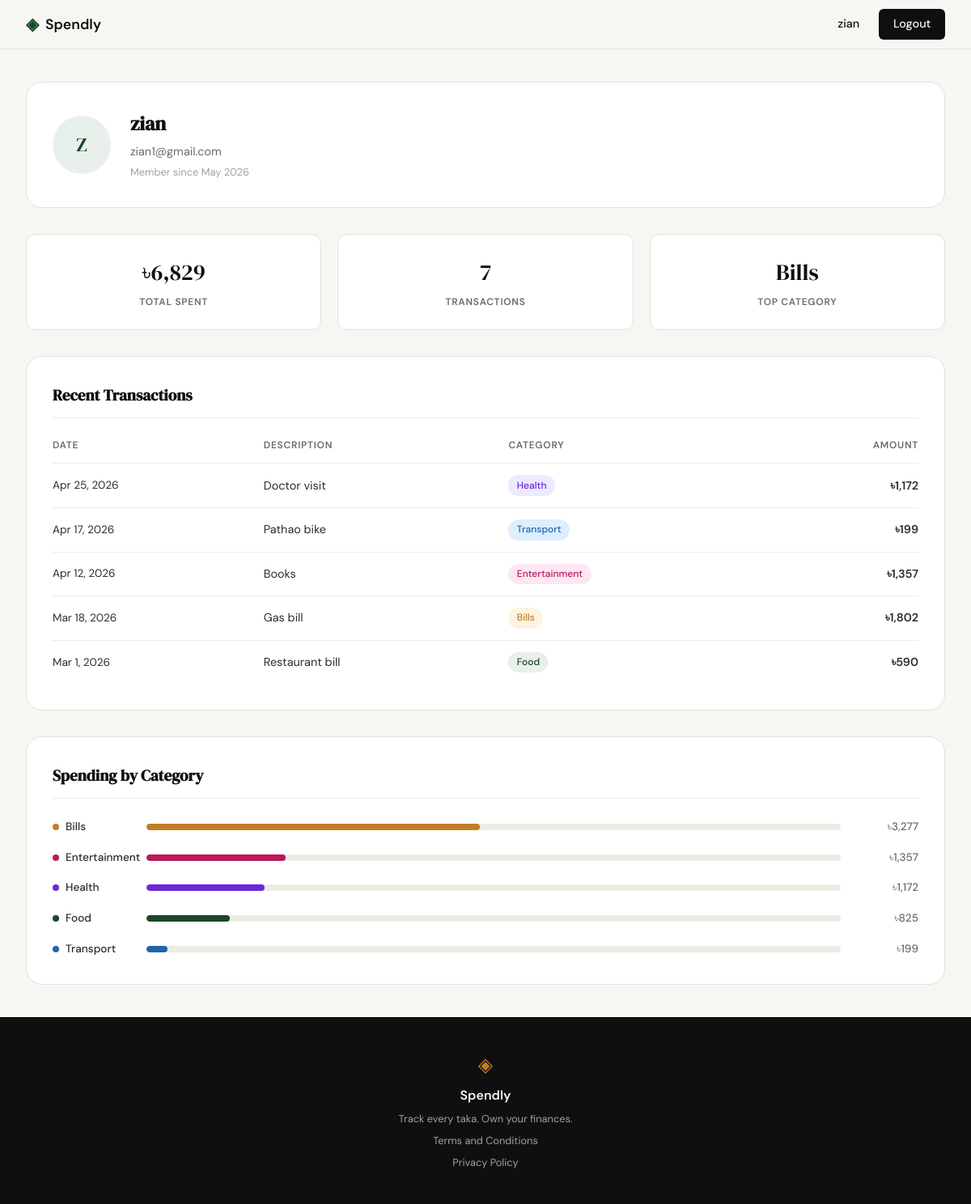
The page /profile (signed in) on the database its author committed.
### tables this page shows
CREATE TABLE users (
            id            INTEGER PRIMARY KEY AUTOINCREMENT,
            name          TEXT    NOT NULL,
            email         TEXT    UNIQUE NOT NULL,
            password_hash TEXT    NOT NULL,
            created_at    TEXT    DEFAULT (datetime('now'))
        );

CREATE TABLE expenses (
            id          INTEGER PRIMARY KEY AUTOINCREMENT,
            user_id     INTEGER NOT NULL REFERENCES users(id),
            amount      REAL    NOT NULL,
            category    TEXT    NOT NULL,
            date        TEXT    NOT NULL,
            description TEXT,
            created_at  TEXT    DEFAULT (datetime('now'))
        );

### app.py (the view)
@app.route("/profile")
def profile():
    if not session.get("user_id"):
        return redirect(url_for("login"))
    user_id = session["user_id"]
    db_user = get_user_by_id(user_id)
    _month_names = ["January","February","March","April","May","June",
                    "July","August","September","October","November","December"]
    _y, _m = db_user["created_at"][:7].split("-")
    initials = "".join(w[0].upper() for w in db_user["name"].split()[:2])
    user = {
        "name":         db_user["name"],
        "email":        db_user["email"],
        "initials":     initials,
        "member_since": f"{_month_names[int(_m)-1]} {_y}",
    }
    raw_stats = get_expense_stats(user_id)
    stats = {
        "total_spent":       f"৳{raw_stats['total_spent']:,.0f}",
        "transaction_count": raw_stats["transaction_count"],
        "top_category":      raw_stats["top_category"] or "—",
    }
    _months = ["Jan","Feb","Mar","Apr","May","Jun",
               "Jul","Aug","Sep","Oct","Nov","Dec"]
    def _fmt_date(iso):
        y, m, d = iso.split("-")
        return f"{_months[int(m)-1]} {int(d)}, {y}"
    transactions = [
        {
            "date":        _fmt_date(row["date"]),
            "description": row["description"] or "",
            "category":    row["category"],
            "amount":      f"৳{row['amount']:,.0f}",
        }
        for row in get_recent_expenses(user_id)
    ]
    categories = [
        {
            "name":   cat["name"],
            "amount": f"৳{cat['amount']:,.0f}",
            "pct":    cat["pct"],
        }
        for cat in get_category_totals(user_id)
    ]
    return render_template("profile.html",
        user=user, stats=stats,
        transactions=transactions, categories=categories)

### database/db.py (called while the page is built)
def get_db():
    conn = sqlite3.connect(DB_PATH)
    conn.row_factory = sqlite3.Row
    conn.execute("PRAGMA foreign_keys = ON")
    return conn

def get_user_by_id(user_id):
    conn = get_db()
    user = conn.execute("SELECT * FROM users WHERE id = ?", (user_id,)).fetchone()
    conn.close()
    return user

def get_expense_stats(user_id):
    conn = get_db()
    row = conn.execute(
        "SELECT COALESCE(SUM(amount), 0) AS total, COUNT(*) AS cnt "
        "FROM expenses WHERE user_id = ?",
        (user_id,)
    ).fetchone()
    top = conn.execute(
        "SELECT category FROM expenses WHERE user_id = ? "
        "GROUP BY category ORDER BY SUM(amount) DESC LIMIT 1",
        (user_id,)
    ).fetchone()
    conn.close()
    return {
        "total_spent":       row["total"],
        "transaction_count": row["cnt"],
        "top_category":      top["category"] if top else None,
    }

def get_recent_expenses(user_id, limit=5):
    conn = get_db()
    rows = conn.execute(
        "SELECT * FROM expenses WHERE user_id = ? ORDER BY date DESC LIMIT ?",
        (user_id, limit)
    ).fetchall()
    conn.close()
    return rows

def get_category_totals(user_id):
    conn = get_db()
    grand = conn.execute(
        "SELECT COALESCE(SUM(amount), 0) FROM expenses WHERE user_id = ?",
        (user_id,)
    ).fetchone()[0]
    rows = conn.execute(
        "SELECT category, SUM(amount) AS total FROM expenses "
        "WHERE user_id = ? GROUP BY category ORDER BY total DESC",
        (user_id,)
    ).fetchall()
    conn.close()
    if not grand:
        return []
    return [
        {
            "name":   row["category"],
            "amount": row["total"],
            "pct":    round(row["total"] / grand * 100),
        }
        for row in rows
    ]

### templates/profile.html (shortened to what this page needs)
{% extends "base.html" %}
{% block content %}
<div class="profile-page">
    <div class="profile-inner">
        <div class="profile-hero">
            <div class="avatar-circle">{{ user.initials }}</div>
            <div class="profile-info">
                <h1 class="profile-name">{{ user.name }}</h1>
                <p class="profile-email">{{ user.email }}</p>
                <p class="profile-since">Member since {{ user.member_since }}</p>
            </div>
        </div>
        <div class="stats-row">
            <div class="stat-card">
                <div class="stat-value">{{ stats.total_spent }}</div>
                <div class="stat-label">Total Spent</div>
            </div>
            <div class="stat-card">
                <div class="stat-value">{{ stats.transaction_count }}</div>
                <div class="stat-label">Transactions</div>
            </div>
            <div class="stat-card">
                <div class="stat-value">{{ stats.top_category }}</div>
                <div class="stat-label">Top Category</div>
            </div>
        </div>
        <div class="profile-section">
            <h2 class="section-title">Recent Transactions</h2>
            <div class="tx-table-wrap">
                <table class="tx-table">
                    <thead>
                        <tr>
                            <th>Date</th>
                            <th>Description</th>
                            <th>Category</th>
                            <th>Amount</th>
                        </tr>
                    </thead>
                    <tbody>
                        {% for tx in transactions %}
                        <tr>
                            <td class="tx-date">{{ tx.date }}</td>
                            <td class="tx-desc">{{ tx.description }}</td>
                            <td><span class="cat-badge cat-badge--{{ tx.category | lower }}">{{ tx.category }}</span></td>
                            <td class="tx-amount">{{ tx.amount }}</td>
                        </tr>
                        {% endfor %}
                    </tbody>
                </table>
            </div>
        </div>
        <div class="profile-section">
            <h2 class="section-title">Spending by Category</h2>
            <div class="breakdown-list">
                {% for cat in categories %}
                <div class="breakdown-row">
                    <span class="breakdown-label">
                        <span class="cat-dot cat-dot--{{ cat.name | lower }}"></span>
                        {{ cat.name }}
                    </span>
                    <div class="breakdown-track">
                        <div class="breakdown-bar cat-bar--{{ cat.name | lower }}" style="--bar-w: {{ cat.pct }}%"></div>
                    </div>
                    <span class="breakdown-amt">{{ cat.amount }}</span>
                </div>
                {% endfor %}
            </div>
        </div>
    </div>
</div>
{% endblock %}

### templates/base.html (shortened to what this page needs)
<!DOCTYPE html>
<html lang="en">
<head>
    <link rel="stylesheet" href="{{ url_for('static', filename='css/style.css') }}">
</head>
<body>
    <nav class="navbar">
        <div class="nav-inner">
            <a href="{{ url_for('landing') }}" class="nav-brand">
                <span class="brand-icon">◈</span>
                <span class="brand-name">Spendly</span>
            </a>
            <div class="nav-links">
                {% if session.get('user_id') %}
                    <span class="nav-user">{{ session['user_name'] }}</span>
                    <a href="{{ url_for('logout') }}" class="nav-cta">Logout</a>
                {% else %}
                    <a href="{{ url_for('login') }}">Sign in</a>
                    <a href="{{ url_for('register') }}" class="nav-cta">Get started</a>
                {% endif %}
            </div>
        </div>
    </nav>
    <main class="main-content">
        {% block content %}{% endblock %}
    </main>
    <footer class="footer">
        <div class="footer-inner">
            <span class="brand-icon">◈</span>
            <span class="footer-name">Spendly</span>
            <p class="footer-copy">Track every taka. Own your finances.</p>
            <a href="/terms">Terms and Conditions</a>
            <a href="/privacy">Privacy Policy</a>
        </div>
    </footer>
</body>
</html>

### rows shown on the page
users: user_name "zian", name "zian", email "zian1@gmail.com"
expenses: date "Apr 25, 2026", description "Doctor visit", category "Health", amount "৳1,172"
expenses: date "Apr 17, 2026", description "Pathao bike", category "Transport", amount "৳199"
expenses: date "Apr 12, 2026", description "Books", category "Entertainment", amount "৳1,357"
expenses: date "Mar 18, 2026", description "Gas bill", category "Bills", amount "৳1,802"
expenses: date "Mar 1, 2026", description "Restaurant bill", category "Food", amount "৳590"

### other values the page prints
{{ user.initials }} "Z"
{{ user.member_since }} "May 2026"
{{ stats.total_spent }} "৳6,829"
{{ stats.transaction_count }} "7"
{{ stats.top_category }} "Bills"
{{ cat.name }} "Bills" "Entertainment" "Health" "Food" "Transport"
{{ cat.amount }} "৳3,277" "৳1,357" "৳1,172" "৳825" "৳199"
